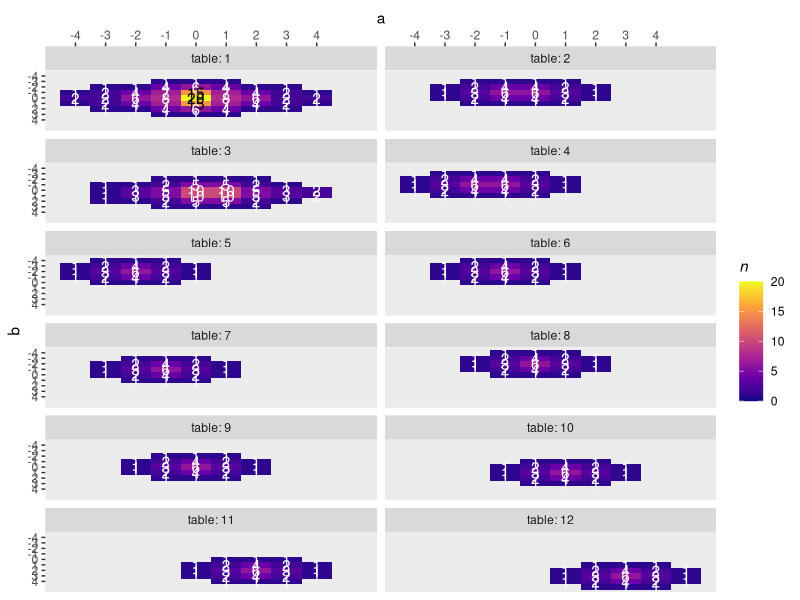
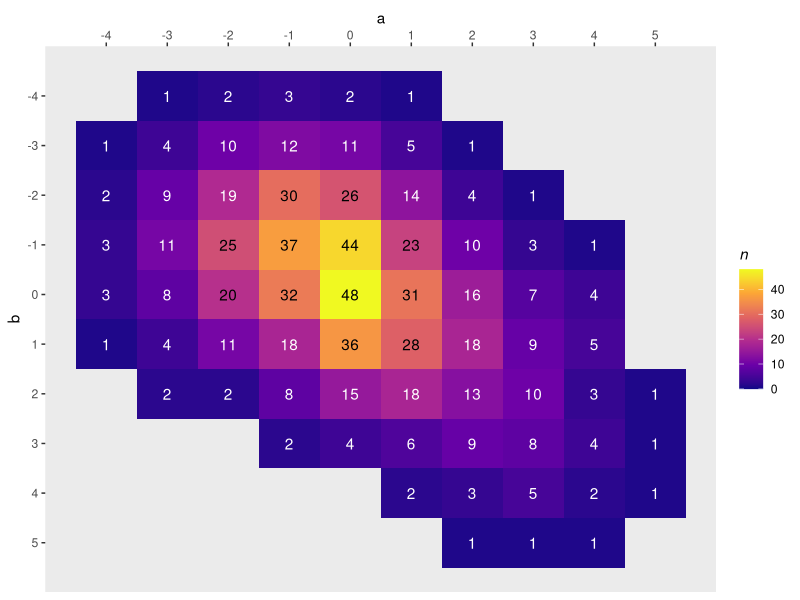
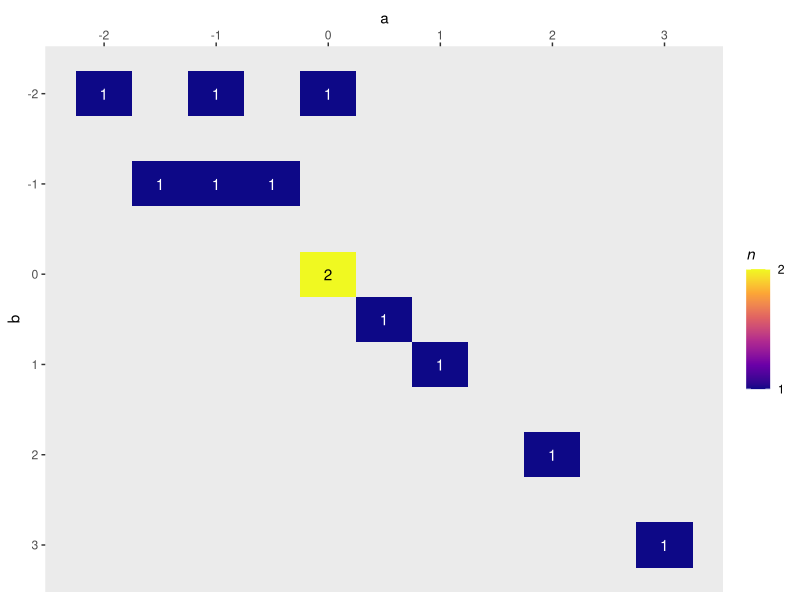

R code for these plots, in order:
## ---- chunk 1
library(tidyverse)

# table I
t1 <-
  tribble(
  ~a, ~b, ~n,
  -1, -3, 1,
  0, -3, 1,
  1, -3, 1,
  
  -3, -2, 1,
  -2, -2, 1,
  -1, -2, 4,
  0, -2, 6,
  1, -2, 4,
  2, -2, 1,
  3, -2, 1,
  
  -4, -1, 1,
  -3, -1, 2,
  -2, -1, 4,
  -1, -1, 7,
  0, -1, 15,
  1, -1, 7,
  2, -1, 4,
  3, -1, 2,
  4, -1, 1,
  
  -4, 0, 2,
  -3, 0, 2,
  -2, 0, 6,
  -1, 0, 8,
  0, 0, 20,
  1, 0, 8,
  2, 0, 6,
  3, 0, 2,
  4, 0, 2,
  
  -4, 1, 1,
  -3, 1, 2,
  -2, 1, 4,
  -1, 1, 7,
  0, 1, 15,
  1, 1, 7,
  2, 1, 4,
  3, 1, 2,
  4, 1, 1,
  
  -3, 2, 1,
  -2, 2, 1,
  -1, 2, 4,
  0, 2, 6,
  1, 2, 4,
  2, 2, 1,
  3, 2, 1,
  
  -1, 3, 1,
  0, 3, 1,
  1, 3, 1
) 

# table II

t2 <-
  tribble(
  ~a, ~b, ~n,
  -2, -3, 1,
  -1, -3, 1,
  0, -3, 1,
  1, -3, 1,
  
  -3, -2, 1,
  -2, -2, 2,
  -1, -2, 4,
  0, -2, 4,
  1, -2, 2,
  2, -2, 1,
  
  -3, -1, 1,
  -2, -1, 3,
  -1, -1, 6,
  0, -1, 6,
  1, -1, 3,
  2, -1, 1,
  
  -3, 0, 1,
  -2, 0, 2,
  -1, 0, 4,
  0, 0, 4,
  1, 0, 2,
  2, 0, 1,
  
  -2, 1, 1,
  -1, 1, 1,
  0, 1, 1,
  1, 1, 1,
) 

# table III

t3 <-
  tribble(
  ~a, ~b, ~n,
  -1, -2, 1,
  0, -2, 1,
  1, -2, 1,
  2, -2, 1,
  
  -3, -1, 1,
  -2, -1, 1,
  -1, -1, 2,
  0, -1, 5,
  1, -1, 5,
  2, -1, 2,
  3, -1, 1,
  
  -3, 0, 1,
  -2, 0, 3,
  -1, 0, 5,
  0, 0, 10,
  1, 0, 10,
  2, 0, 5,
  3, 0, 3,
  4, 0, 2,
  
  -3, 1, 1,
  -2, 1, 3,
  -1, 1, 5,
  0, 1, 10,
  1, 1, 10,
  2, 1, 5,
  3, 1, 3,
  4, 1, 2,
  
  -3, 2, 1,
  -2, 2, 1,
  -1, 2, 2,
  0, 2, 5,
  1, 2, 5,
  2, 2, 2,
  3, 2, 1,
  
  -1, 3, 1,
  0, 3, 1,
  1, 3, 1,
  2, 3, 1
) 

# table IV

t4 <-
  tribble(
  ~a, ~b, ~n,
  -3, -3, 1,
  -2, -3, 1,
  -1, -3, 1,
  0, -3, 1,
  
  -4, -2, 1,
  -3, -2, 2,
  -2, -2, 4,
  -1, -2, 4,
  0, -2, 2,
  1, -2, 1,
  
  -4, -1, 1,
  -3, -1, 3,
  -2, -1, 6,
  -1, -1, 6,
  0, -1, 3,
  1, -1, 1,
  
  -4, 0, 1,
  -3, 0, 2,
  -2, 0, 4,
  -1, 0, 4,
  0, 0, 2,
  1, 0, 1,
  
  -3, 1, 1,
  -2, 1, 1,
  -1, 1, 1,
  0, 1, 1,
) 

# table V

t5 <-
  tribble(
  ~a, ~b, ~n,
  -3, -4, 1,
  -2, -4, 1,
  -1, -4, 1,
  
  -4, -3, 1,
  -3, -3, 2,
  -2, -3, 4,
  -1, -3, 2,
  0, -3, 1,
  
  -4, -2, 1,
  -3, -2, 3,
  -2, -2, 6,
  -1, -2, 3,
  0, -2, 1,
  
  -4, -1, 1,
  -3, -1, 2,
  -2, -1, 4,
  -1, -1, 2,
  0, -1, 1,
  
  -3, 0, 1,
  -2, 0, 1,
  -1, 0, 1
) 

# table VI

t6 <-
  tribble(
  ~a, ~b, ~n,
  -2, -4, 1,
  -1, -4, 1,
  0, -4, 1,
  
  -3, -3, 1,
  -2, -3, 2,
  -1, -3, 4,
  0, -3, 2,
  1, -3, 1,
  
  -3, -2, 1,
  -2, -2, 3,
  -1, -2, 6,
  0, -2, 3,
  1, -2, 1,
  
  -3, -1, 1,
  -2, -1, 2,
  -1, -1, 4,
  0, -1, 2,
  1, -1, 1,
  
  -2, 0, 1,
  -1, 0, 1,
  0, 0, 1
) 

# table VII

t7 <-
  tribble(
  ~a, ~b, ~n,
  -2, -3, 1,
  -1, -3, 1,
  0, -3, 1,
  
  -3, -2, 1,
  -2, -2, 2,
  -1, -2, 4,
  0, -2, 2,
  1, -2, 1,
  
  -3, -1, 1,
  -2, -1, 3,
  -1, -1, 6,
  0, -1, 3,
  1, -1, 1,
  
  -3, 0, 1,
  -2, 0, 2,
  -1, 0, 4,
  0, 0, 2,
  1, 0, 1,
  
  -2, 1, 1,
  -1, 1, 1,
  0, 1, 1
) 

# table VIII

t8 <-
  tribble(
  ~a, ~b, ~n,
  -1, -4, 1,
  0, -4, 1,
  1, -4, 1,
  
  -2, -3, 1,
  -1, -3, 2,
  0, -3, 4,
  1, -3, 2,
  2, -3, 1,
  
  -2, -2, 1,
  -1, -2, 3,
  0, -2, 6,
  1, -2, 3,
  2, -2, 1,
  
  -2, -1, 1,
  -1, -1, 2,
  0, -1, 4,
  1, -1, 2,
  2, -1, 1,
  
  -1, 0, 1,
  0, 0, 1,
  1, 0, 1
) 

# table IX

t9 <-
  tribble(
  ~a, ~b, ~n,
  -1, -2, 1,
  0, -2, 1,
  1, -2, 1,
  
  -2, -1, 1,
  -1, -1, 2,
  0, -1, 4,
  1, -1, 2,
  2, -1, 1,
  
  -2, 0, 1,
  -1, 0, 3,
  0, 0, 6,
  1, 0, 3,
  2, 0, 1,
  
  -2, 1, 1,
  -1, 1, 2,
  0, 1, 4,
  1, 1, 2,
  2, 1, 1,
  
  -1, 2, 1,
  0, 2, 1,
  1, 2, 1
) 

# table X

t10 <-
  tribble(
  ~a, ~b, ~n,
  0, -1, 1,
  1, -1, 1,
  2, -1, 1,
  
  -1, 0, 1,
  0, 0, 2,
  1, 0, 4,
  2, 0, 2,
  3, 0, 1,
  
  -1, 1, 1,
  0, 1, 3,
  1, 1, 6,
  2, 1, 3,
  3, 1, 1,
  
  -1, 2, 1,
  0, 2, 2,
  1, 2, 4,
  2, 2, 2,
  3, 2, 1,
  
  0, 3, 1,
  1, 3, 1,
  2, 3, 1
) 

# table XI

t11 <-
  tribble(
  ~a, ~b, ~n,
  1, 0, 1,
  2, 0, 1,
  3, 0, 1,
  
  0, 1, 1,
  1, 1, 2,
  2, 1, 4,
  3, 1, 2,
  4, 1, 1,
  
  0, 2, 1,
  1, 2, 3,
  2, 2, 6,
  3, 2, 3,
  4, 2, 1,
  
  0, 3, 1,
  1, 3, 2,
  2, 3, 4,
  3, 3, 2,
  4, 3, 1,
  
  1, 4, 1,
  2, 4, 1,
  3, 4, 1
) 

# table XII

t12 <-
  tribble(
  ~a, ~b, ~n,
  2, 1, 1,
  3, 1, 1,
  4, 1, 1,
  
  1, 2, 1,
  2, 2, 2,
  3, 2, 4,
  4, 2, 2,
  5, 2, 1,
  
  1, 3, 1,
  2, 3, 3,
  3, 3, 6,
  4, 3, 3,
  5, 3, 1,
  
  1, 4, 1,
  2, 4, 2,
  3, 4, 4,
  4, 4, 2,
  5, 4, 1,
  
  2, 5, 1,
  3, 5, 1,
  4, 5, 1
) 
## ---- chunk 2
t13 <-
  bind_rows(
  t1  %>% mutate(t = 1),
  t2  %>% mutate(t = 2),
  t3  %>% mutate(t = 3),
  t4  %>% mutate(t = 4),
  t5  %>% mutate(t = 5),
  t6  %>% mutate(t = 6),
  t7  %>% mutate(t = 7),
  t8  %>% mutate(t = 8),
  t9  %>% mutate(t = 9),
  t10 %>% mutate(t = 10),
  t11 %>% mutate(t = 11),
  t12 %>% mutate(t = 12)
) 
## ---- chunk 3
t13 %>% 
  mutate(table = t) %>% 
  
  ggplot(aes(x = a, y = b)) +
  geom_tile(aes(fill = n)) +
  geom_text(aes(label = n, color = n < 11),
            show.legend = F) +
  scale_fill_viridis_c(expression(italic(n)), option = "C", limits = c(0, NA)) +
  scale_color_manual(values = c("black", "white")) +
  scale_x_continuous(breaks = -4:4, position = "top") +
  scale_y_continuous(breaks = -4:4, trans = "reverse") +
  theme(panel.grid = element_blank()) +
  facet_wrap(~table, ncol = 2, labeller = label_both)
## ---- chunk 4
t13 %>% 
  uncount(n) %>% 
  group_by(t) %>% 
  summarise(r = cor(a, b))
## ---- chunk 5
t13 %>% 
  uncount(n) %>% 
  group_by(a, b) %>% 
  count() %>% 
  
  ggplot(aes(x = a, y = b)) +
  geom_tile(aes(fill = n)) +
  geom_text(aes(label = n, color = n < 20),
            show.legend = F) +
  scale_fill_viridis_c(expression(italic(n)), option = "C", limits = c(0, NA)) +
  scale_color_manual(values = c("black", "white")) +
  scale_x_continuous(breaks = -4:5, position = "top") +
  scale_y_continuous(breaks = -4:5, trans = "reverse") +
  theme(panel.grid = element_blank())
## ---- chunk 6
t13 %>% 
  uncount(n) %>% 
  summarise(r = cor(a, b))
## ---- chunk 7
t13 %>%
  uncount(n) %>% 
  group_by(t) %>% 
  summarise(a = mean(a),
            b = mean(b)) %>% 
  count(a, b) %>% 
  
  ggplot(aes(x = a, y = b)) +
  geom_tile(aes(fill = n)) +
  geom_text(aes(label = n, color = n < 2),
            show.legend = F) +
  scale_fill_viridis_c(expression(italic(n)), option = "C", breaks = 1:2) +
  scale_color_manual(values = c("black", "white")) +
  scale_x_continuous(breaks = -4:5, position = "top") +
  scale_y_continuous(breaks = -4:5, trans = "reverse") +
  theme(panel.grid = element_blank())
## ---- chunk 8
t13 %>%
  uncount(n) %>% 
  group_by(t) %>% 
  summarise(mu_a = mean(a),
            mu_b = mean(b)) %>% 
  summarise(r = cor(mu_a, mu_b))
## ---- chunk 9
sessionInfo()
